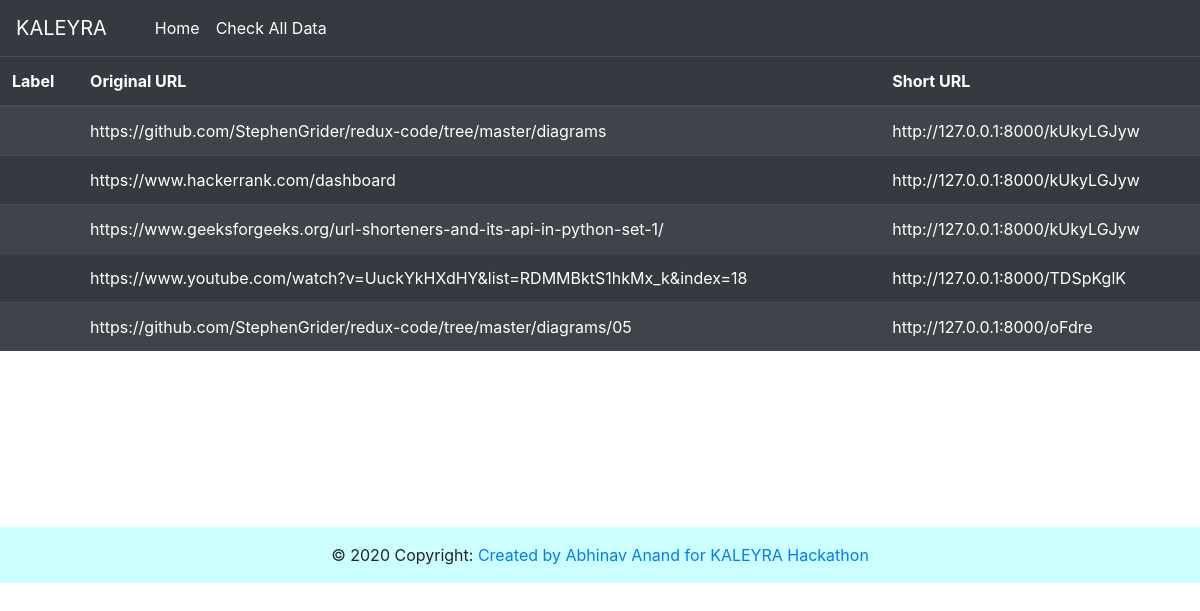
The app's page /showAll, older data.
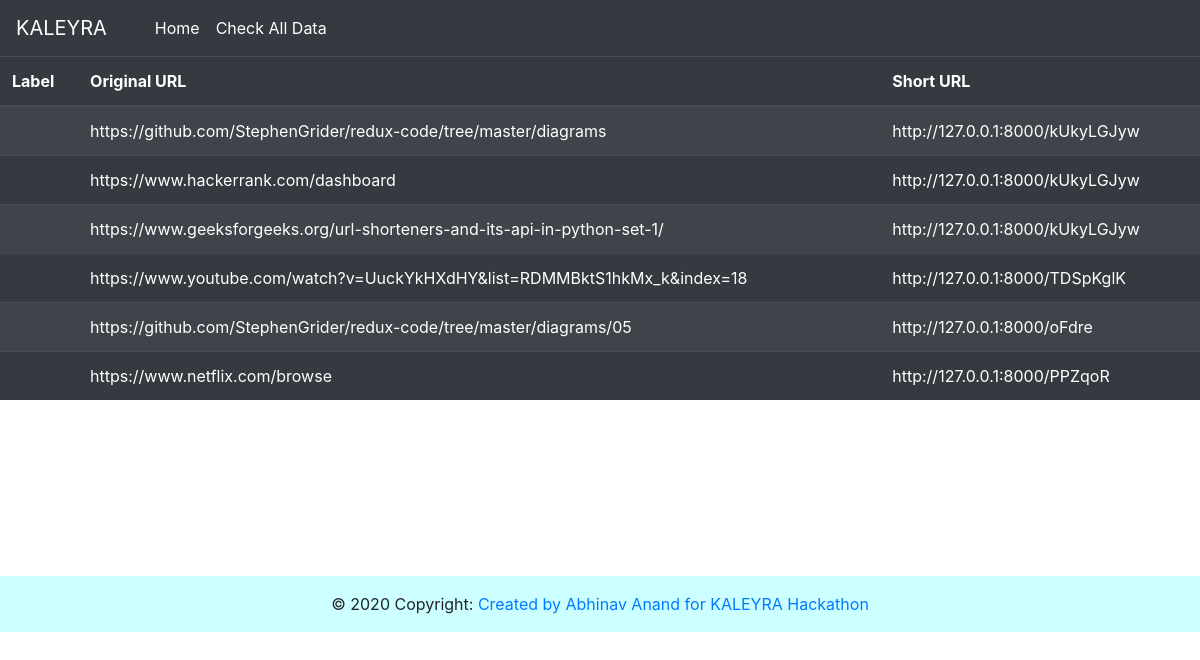
The same page, newer data.
### url/models.py (models this page shows, shortened)
class Shorturl(models.Model):
    sno = models.AutoField(primary_key = True)
    label = models.CharField(max_length=500)
    ori_url = models.CharField(max_length=500)
    uni_key = models.CharField(max_length=50, null=True)
    short_url = models.CharField(max_length=500)

### url/views.py (the view)
# urls.py: path('showAll',views.showAll,name='all'),
def showAll(request):
    all_Object = Shorturl.objects.all()
    context = {'all' : all_Object}
    return render(request,'./url/allUrls.html', context)

### templates/url/allUrls.html (shortened to what this page needs)
{% extends 'base.html' %}
{% block body %}
  <div style="width:100%%; overflow: scroll;">
    <table class="table table-striped table-dark">
  <thead>
    <tr>
      <th scope="col">Label</th>
      <th scope="col">Original URL</th>
      <th scope="col">Short URL</th>
    </tr>
  </thead>
  <tbody>
    {% for each in all %}
            <tr>
                <td>{{each.label}}</td>
                <td><a href='{{each.ori_url}}' style='color:white'>{{each.ori_url}}</a></td>
                <td><a href='{{each.short_url}}' style='color:white'>{{each.short_url}}</a></td>
            </tr>
    {% endfor %}
  </tbody>
</table>
</div>
<br><br><br><br><br><br>
{% endblock body %}

Row changes from the older to the newer data that the page shows:
added Shorturl: ori_url "https://www.netflix.com/browse", short_url "http://127.0.0.1:8000/PPZqoR"
